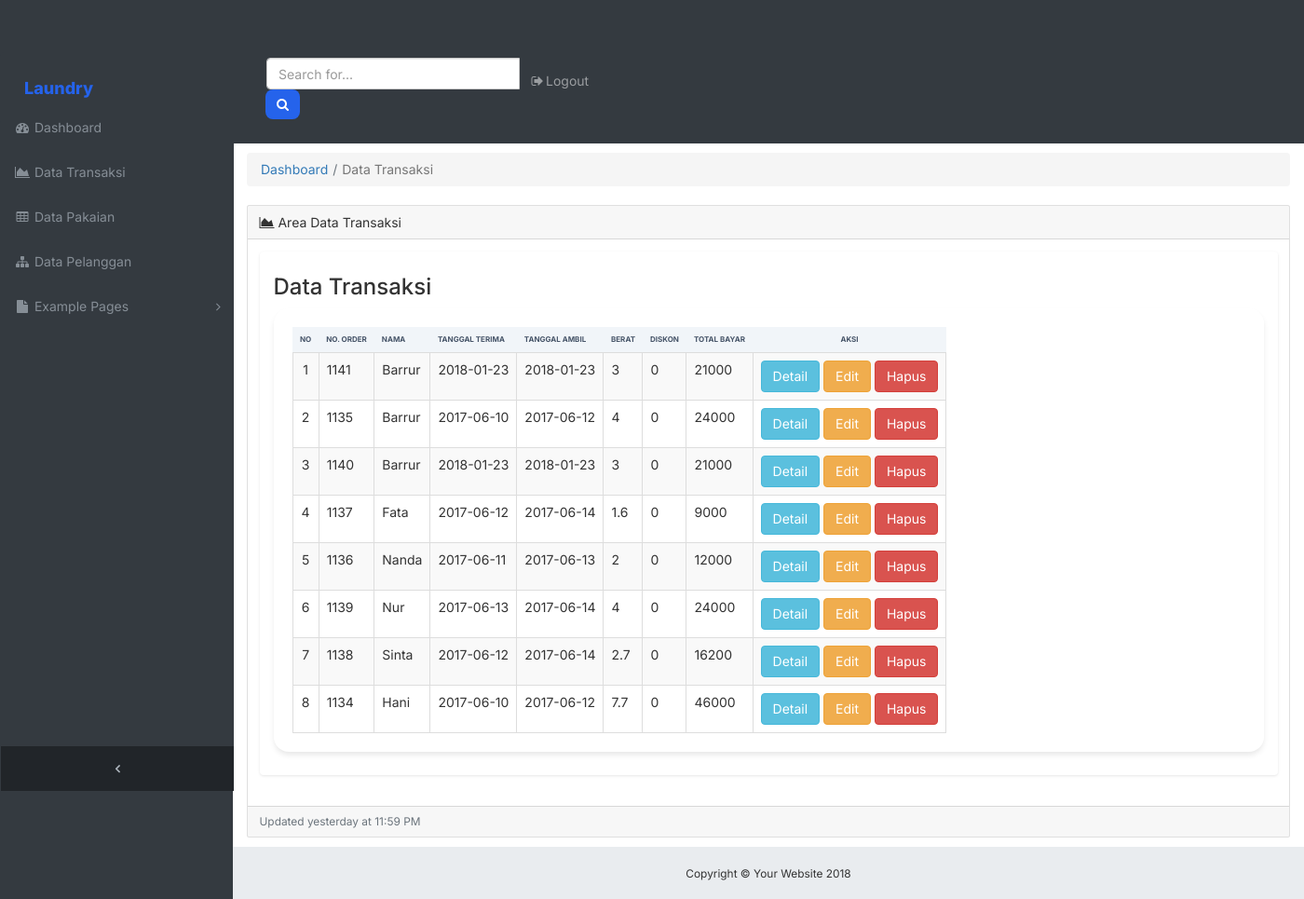
The page /Admin/data_transaksi.php on the database as committed earlier.
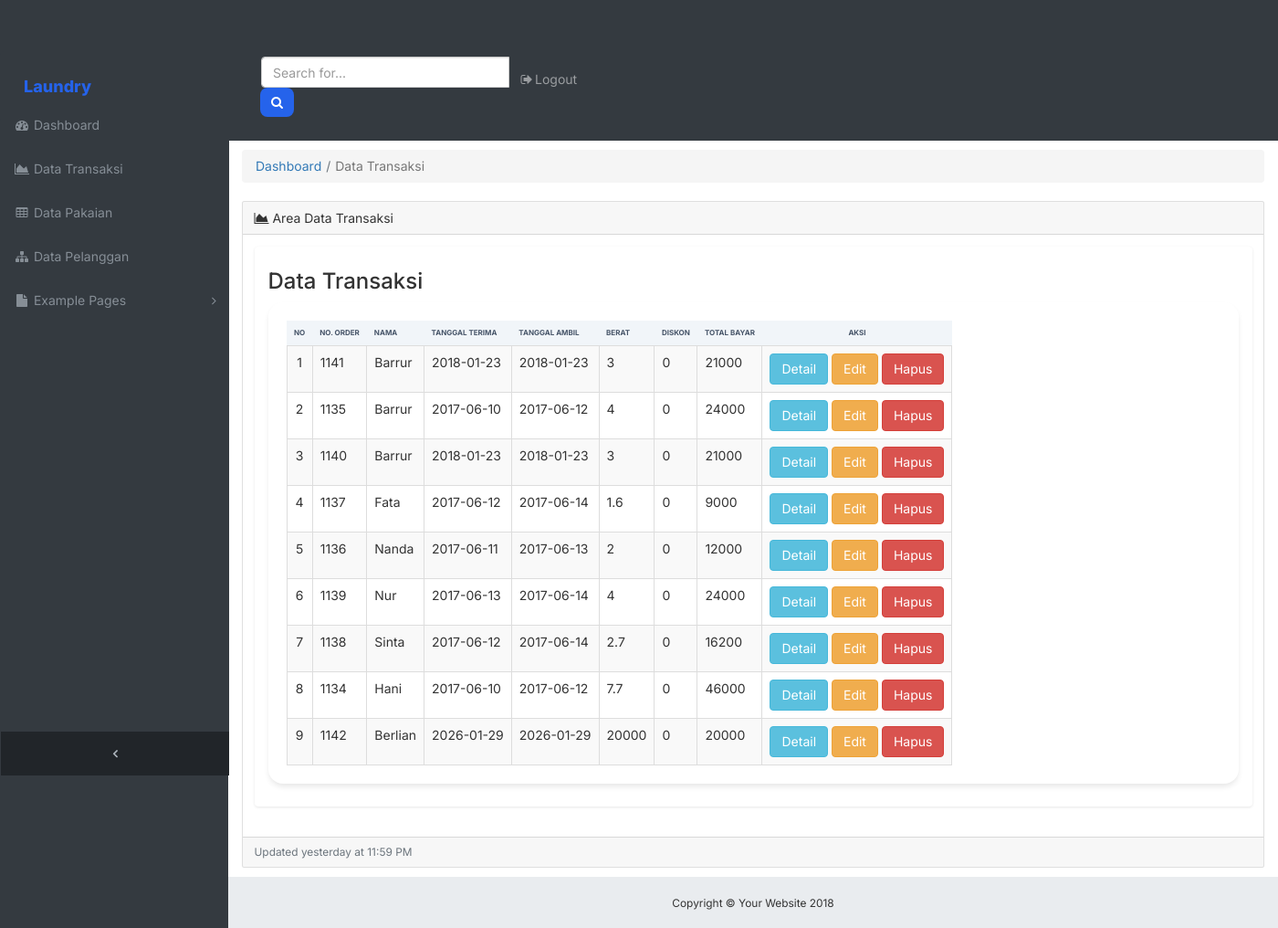
The same page on the database as committed later.
### tables this page shows
CREATE TABLE `transaksi` (
  `No_Order` char(4) NOT NULL,
  `No_Identitas` char(8) NOT NULL,
  `Tgl_Terima` date DEFAULT NULL,
  `Tgl_Ambil` date DEFAULT NULL,
  `total_berat` float NOT NULL,
  `diskon` float NOT NULL,
  `Total_Bayar` int DEFAULT NULL,
  `admin_id` int NOT NULL DEFAULT '1'
);

CREATE TABLE `pelanggan` (
  `No_Identitas` char(8) NOT NULL,
  `Nama` varchar(30) NOT NULL,
  `Alamat` varchar(30) DEFAULT NULL,
  `No_Hp` varchar(15) NOT NULL,
  `admin_id` int DEFAULT NULL
);

### Admin/data_transaksi.php (the view, shortened to what this page needs)
<!DOCTYPE html>
<html lang="en">
<head>
  <link href="vendor/bootstrap/css/bootstrap.min.css" rel="stylesheet">
  <link href="vendor/font-awesome/css/font-awesome.min.css" rel="stylesheet" type="text/css">
  <link href="css/sb-admin.css" rel="stylesheet">
  <?php
      include "../include/header.php";
  ?>
</head>
<body class="fixed-nav sticky-footer bg-dark" id="page-top">
  <nav class="navbar navbar-expand-lg navbar-dark bg-dark fixed-top" id="mainNav">
    <a class="navbar-brand" href="index.html">Laundry</a>
    <div class="collapse navbar-collapse" id="navbarResponsive">
      <ul class="navbar-nav navbar-sidenav" id="exampleAccordion">
        <li class="nav-item" data-toggle="tooltip" data-placement="right" title="Dashboard">
          <a class="nav-link" href="index.html">
            <i class="fa fa-fw fa-dashboard"></i>
            <span class="nav-link-text">Dashboard</span>
          </a>
        </li>
        <li class="nav-item" data-toggle="tooltip" data-placement="right" title="Charts">
          <a class="nav-link" href="data_transaksi.php">
            <i class="fa fa-fw fa-area-chart"></i>
            <span class="nav-link-text">Data Transaksi</span>
          </a>
        </li>
        <li class="nav-item" data-toggle="tooltip" data-placement="right" title="Tables">
          <a class="nav-link" href="data_pakaian.php">
            <i class="fa fa-fw fa-table"></i>
            <span class="nav-link-text">Data Pakaian</span>
          </a>
        </li>
        <li class="nav-item" data-toggle="tooltip" data-placement="right" title="Tables">
          <a class="nav-link" href="data_pelanggan.php">
            <i class="fa fa-fw fa-sitemap"></i>
            <span class="nav-link-text">Data Pelanggan</span>
          </a>
        </li>
        <li class="nav-item" data-toggle="tooltip" data-placement="right" title="Example Pages">
          <a class="nav-link nav-link-collapse collapsed" data-toggle="collapse" href="#collapseExamplePages" data-parent="#exampleAccordion">
            <i class="fa fa-fw fa-file"></i>
            <span class="nav-link-text">Example Pages</span>
          </a>
        </li>
      </ul>
      <ul class="navbar-nav sidenav-toggler">
        <li class="nav-item">
          <a class="nav-link text-center" id="sidenavToggler">
            <i class="fa fa-fw fa-angle-left"></i>
          </a>
        </li>
      </ul>
      <ul class="navbar-nav ml-auto">
        <li class="nav-item">
          <form class="form-inline my-2 my-lg-0 mr-lg-2">
            <div class="input-group">
              <input class="form-control" type="text" placeholder="Search for...">
              <span class="input-group-append">
                <button class="btn btn-primary" type="button">
                  <i class="fa fa-search"></i>
                </button>
              </span>
            </div>
          </form>
        </li>
        <li class="nav-item">
          <a class="nav-link" data-toggle="modal" data-target="#exampleModal">
            <i class="fa fa-fw fa-sign-out"></i>Logout</a>
        </li>
      </ul>
    </div>
  </nav>
  <div class="content-wrapper">
    <div class="container-fluid">
      <ol class="breadcrumb">
        <li class="breadcrumb-item">
          <a href="#">Dashboard</a>
        </li>
        <li class="breadcrumb-item active">Data Transaksi</li>
      </ol>
      <div class="card mb-3">
        <div class="card-header">
          <i class="fa fa-area-chart"></i> Area Data Transaksi</div>
        <div class="card-body">
          <nav class="navbar navbar-default" >
<div class="container">
  <h3>Data Transaksi</h3>
  <br>
  <table id="table" class="table table-striped table-bordered table-responsive" >
    <thead>
      <tr>
        <th style="text-align: center;">No</th>
        <th>No. Order</th>
        <th>Nama</th>
        <th>Tanggal Terima</th>
        <th>Tanggal Ambil</th>
        <th>Berat</th>
        <th>Diskon</th>
        <th>Total Bayar</th>
        <th style="text-align: center;" >Aksi</th>
      </tr>
    </thead>
    <tbody>
      <?php
        include "../include/koneksi.php";
        $i = 0 + 1;
        $sql = mysqli_query($conn, "SELECT transaksi.*, pelanggan.Nama FROM transaksi join pelanggan where transaksi.No_Identitas = pelanggan.No_Identitas  ORDER BY `No_Identitas`");
        while ($hasil = mysqli_fetch_array($sql)) {
     ?>
  <tr>
      <td style="text-align: center;"><?php echo $i; ?></td>
      <td><?php echo $hasil['No_Order']; ?></td>
      <td><?php echo $hasil['Nama']; ?></td>
      <td><?php echo $hasil['Tgl_Terima']; ?></td>
      <td><?php echo $hasil['Tgl_Ambil']; ?></td>
      <td><?php echo $hasil['total_berat']; ?></td>
      <td><?php echo $hasil['diskon']; ?></td>
      <td><?php echo $hasil['Total_Bayar']; ?></td>
      <td style="text-align: center;"><a href="detailtransaksi.php?detail=<?php echo $hasil['No_Order']; ?>" class="btn btn-info">Detail</a>  <a href="editdatatransaksi.php?edit=<?php echo $hasil['No_Order']; ?>" class="btn btn-warning">Edit</a>
      <a href="proses-hapus-transaksi.php?hapus=<?php echo $hasil['No_Order']; ?>" class="btn btn-danger">Hapus</a></td>
  </tr>
  <?php
      $i++;
      }
    ?>
  </tbody>
  </table>
  <br>
  <br>
</div>
        </div>
        <div class="card-footer small text-muted">Updated yesterday at 11:59 PM</div>
      </div>
    </div>
    <footer class="sticky-footer">
      <div class="container">
        <div class="text-center">
          <small>Copyright © Your Website 2018</small>
        </div>
      </div>
    </footer>
  </div>
</body>
</html>

### include/header.php (shortened to what this page needs)
<link rel="stylesheet" type="text/css" href="./asset/css/bootstrap.min.css">
<link rel="stylesheet" type="text/css" href="./asset/css/dataTables.bootstrap.min.css"/>
<link rel="stylesheet" type="text/css" href="./asset/sweetalert/dist/sweetalert.css">
<link rel="stylesheet" type="text/css" href="./asset/css/admin-style.css">

### Admin/css/sb-admin.css (style rules this page uses)
html { position: relative; min-height: 100%; }
body { overflow-x: hidden; }
body.sticky-footer { margin-bottom: 56px; }
body.sticky-footer .content-wrapper { min-height: calc(100vh - 56px - 56px); }
body.fixed-nav { padding-top: 56px; }
.content-wrapper { min-height: calc(100vh - 56px); padding-top: 1rem; }
#mainNav .navbar-collapse { overflow: auto; max-height: 75vh; }
#mainNav .navbar-collapse .navbar-nav .nav-item .nav-link { cursor: pointer; }
#mainNav .navbar-collapse .navbar-sidenav .nav-link-collapse:after { float: right; content: '\f107'; font-family: 'FontAwesome'; }
#mainNav .navbar-collapse .navbar-sidenav .nav-link-collapse.collapsed:after { content: '\f105'; }
#mainNav .navbar-collapse .sidenav-toggler { display: none; }
@media (min-width: 992px) { #mainNav .navbar-brand { width: 250px; } }
@media (min-width: 992px) { #mainNav .navbar-collapse { overflow: visible; max-height: none; } }
@media (min-width: 992px) { #mainNav .navbar-collapse .navbar-sidenav { position: absolute; top: 0; left: 0; -webkit-flex-direction: column; -ms-flex-direction: column; flex-direction: column; margin-top: 56px; } }
@media (min-width: 992px) { #mainNav .navbar-collapse .navbar-sidenav > .nav-item { width: 250px; padding: 0; } }
@media (min-width: 992px) { #mainNav .navbar-collapse .navbar-sidenav > .nav-item > .nav-link { padding: 1em; } }
#mainNav.fixed-top .sidenav-toggler { display: none; }
@media (min-width: 992px) { #mainNav.fixed-top .navbar-sidenav { height: calc(100vh - 112px); } }
@media (min-width: 992px) { #mainNav.fixed-top .sidenav-toggler { position: absolute; top: 0; left: 0; display: flex; -webkit-flex-direction: column; -ms-flex-direction: column; flex-direction: column; margin-top: calc(100vh - 56px); } }
@media (min-width: 992px) { #mainNav.fixed-top .sidenav-toggler > .nav-item { width: 250px; padding: 0; } }
@media (min-width: 992px) { #mainNav.fixed-top .sidenav-toggler > .nav-item > .nav-link { padding: 1em; } }
#mainNav.fixed-top.navbar-dark .sidenav-toggler { background-color: #212529; }
#mainNav.fixed-top.navbar-dark .sidenav-toggler a i { color: #adb5bd; }
.content-wrapper { overflow-x: hidden; background: white; }
@media (min-width: 992px) { .content-wrapper { margin-left: 250px; } }
#sidenavToggler i { font-weight: 800; }
#mainNav.navbar-dark .navbar-collapse .navbar-sidenav .nav-link-collapse:after { color: #868e96; }
#mainNav.navbar-dark .navbar-collapse .navbar-sidenav > .nav-item > .nav-link { color: #868e96; }
@media (min-width: 992px) { #mainNav.navbar-dark .navbar-collapse .navbar-sidenav { background: #343a40; } }
footer.sticky-footer { position: absolute; right: 0; bottom: 0; width: 100%; height: 56px; background-color: #e9ecef; line-height: 55px; }
@media (min-width: 992px) { footer.sticky-footer { width: calc(100% - 250px); } }

### asset/css/admin-style.css (style rules this page uses)
:root { --primary: #2563eb; --sidebar-bg: #1e293b; --content-bg: #f8fafc; }
body { background-color: var(--content-bg) !important; font-family: "Inter", sans-serif !important; }
.navbar-default { background-color: #ffffff !important; border: none !important; box-shadow: 0 1px 3px rgba(0, 0, 0, 0.1) !important; padding: 0.5rem 0; }
.navbar-brand { font-weight: 800 !important; color: var(--primary) !important; }
.container > .panel, .container > .table-responsive { background: white; border-radius: 16px; padding: 2rem; box-shadow: 0 4px 6px -1px rgba(0, 0, 0, 0.1); border: none; }
.btn-primary { background-color: var(--primary) !important; border: none !important; border-radius: 8px !important; padding: 0.6rem 1.2rem !important; font-weight: 600 !important; }
.table thead { background-color: #f1f5f9; }
.table thead th { border: none !important; color: #475569 !important; text-transform: uppercase; font-size: 0.8rem; font-weight: 700; }

Rows that differ between the two databases and show on the page:
added transaksi: No_Order "1142", pelanggan.Nama "Berlian", Tgl_Terima "2026-01-29", Tgl_Ambil "2026-01-29", total_berat "20000", diskon "0", Total_Bayar "20000"
